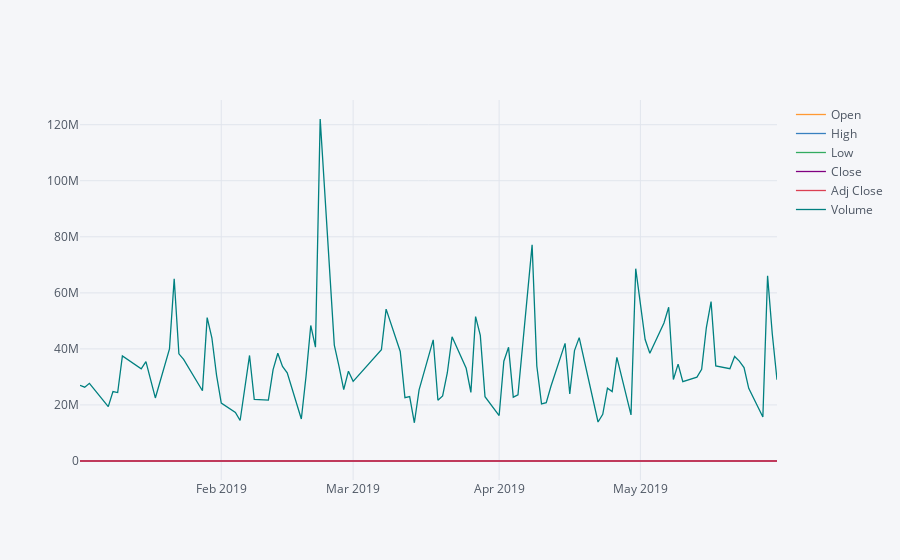

Notebook code cell kept with this figure:
### Markdown cell above
Todos os dados

### Code cell
df_finance.iplot()
